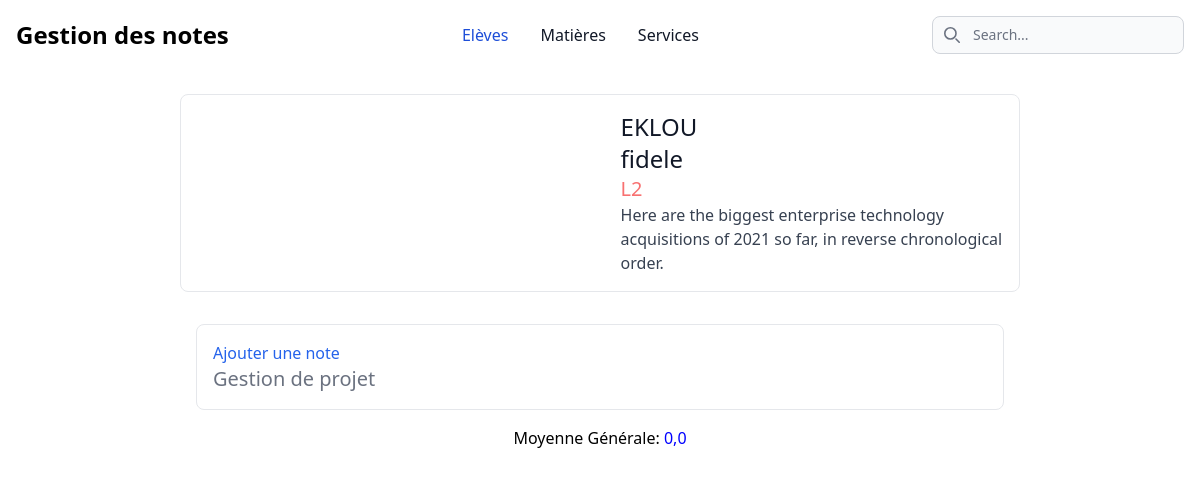
/notes/eleve/EKfiM2023-11-21/ (signed in), run on the app's committed database.
### notes/models.py (models this page shows, shortened)
class Personne(models.Model):
    nom = models.CharField(max_length=50)
    prenom = models.CharField(max_length=50)
    date_naissance = models.DateField()
    user = models.OneToOneField(User, on_delete=models.CASCADE)
    sexe = models.CharField(max_length=100,choices=(('M','Masculin'),('F','Feminin')))
    class Meta:
        abstract = True

class Eleve(Personne):
    id_eleve = models.CharField(primary_key=True,max_length=50)
    niveau = models.ForeignKey(Niveau,on_delete=models.CASCADE)
    class Meta:
        verbose_name_plural = "Elèves"

class Niveau(models.Model):
    nom = models.CharField(unique=True,max_length=2)
    class Meta:
        verbose_name_plural = "Niveaux"
    def __str__(self) -> str:
        return self.nom

class Matiere(models.Model):
    nom = models.CharField(unique=True,max_length=50)
    enseignant = models.ForeignKey(Enseignant,on_delete=models.CASCADE)
    niveaus = models.ManyToManyField('Niveau')
    class Meta:
        verbose_name_plural = "Matières"

### notes/views.py (the view)
# urls.py: path('eleve/<str:id>/', views.eleve, name="eleve"),
@login_required(login_url="/accounts/login/")
@permission_required("notes.view_eleve")
def eleve(request, id):
    moyennes = []
    try:
        eleve = Eleve.objects.get(id_eleve=id)
        matieres = eleve.niveau.matiere_set.all()
        dict_notes =[]
        list_notes = []
        table_sup = []
        for matiere in matieres:
            table_matiere = []
            table_matiere.append(matiere.nom)
            table_matiere.append(matiere.id)
            note_eleve = matiere.note_set.filter(eleve = eleve,matiere=matiere)
            for note in note_eleve:
                list_notes.append(note)
            table_sup.append(table_matiere)
            table_sup.append(list_notes)
            moyenne = matiere.note_set.filter(eleve = eleve).aggregate(Avg('valeur',default=0))['valeur__avg']
            moyennes.append(moyenne)
            table_matiere.append(moyenne)
            dict_notes.append(table_sup)
            list_notes = []
            table_sup = []
            table_matiere = []
        moyennne_generale = moyenne_generale_eleve(moyennes)
        context = {
            'eleve': eleve,
            'matieres':zip(moyennes,matieres),
            "moyenne_generale":moyennne_generale,
            "matiere_notes":dict_notes
        }
    except Eleve.DoesNotExist:
        raise Http404("Cet eleve n'existe pas")
    return render(request, 'eleves/details.html',context )

### notes/methodes/methods_eleve.py (called while the page is built)
def moyenne_generale_eleve(moyennes):
    try:
        moyenne = sum(moyennes) / len(moyennes)
    except:
        pass
    return moyenne

### notes/templates/eleves/details.html (shortened to what this page needs)
{% extends 'base.html' %} {% block content %}
<a href="#"
    class="flex flex-col items-center bg-white border border-gray-200 rounded-lg shadow md:flex-row md:max-w-xl hover:bg-gray-100 dark:border-gray-700 dark:bg-gray-800 dark:hover:bg-gray-700">
    <div class="flex flex-col justify-between p-4 leading-normal">
        <h5 class="mb-2 text-2xl font-bold tracking-tight text-gray-900 dark:text-white">
            {{ eleve.nom|upper }}
        </h5>
        <h6 class="mb-2 text-2xl font-bold tracking-tight text-gray-900 dark:text-white">
            {{ eleve.prenom }}
        </h6>
        <span class="text-xl text-red-400">{{ eleve.niveau }}</span>
        <p class="mb-3 font-normal text-gray-700 dark:text-gray-400">
            Here are the biggest enterprise technology acquisitions of 2021 so far, in
            reverse chronological order.
        </p>
    </div>
</a>
<div style="margin-top: 1rem;padding: 1rem;"
    class="grid grid-cols-1 grid-rows-1 md:grid-cols-4">
    {% for matiere in matiere_notes %}
    <div
        class=" w-full max-w-sm p-4 m-1  bg-white border border-gray-200 rounded-lg shadow sm:p-8 dark:bg-gray-800 dark:border-gray-700">
        <a href="{% url 'notes:add_note' eleve.id_eleve matiere.0.1 %}"
        class="font-medium text-blue-600 dark:text-blue-500 hover:underline">Ajouter une note</a>
        <h5 class="mb-4 text-xl font-medium text-gray-500 dark:text-gray-400">{{ matiere.0.0 }}</h5>
    </div>
    {% endfor %}
</div>
<h1 style=" text-align: center;" class="border-gray-200 rounded-lg">Moyenne Générale: <span style="color: blue;">{{ moyenne_generale }}</span></h1>
{% endblock content %}

### data on the page
Eleve: nom "EKLOU", prenom "fidele", niveau "L2"
Matiere: nom "Gestion de projet"

### other printed values
{{ moyenne_generale }} "0,0"
